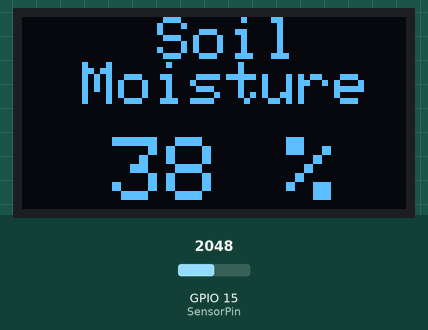
Bench run of a program on a simulated ESP32. Parts: 128×64 one-colour display. The test bench sets the inputs (shaded band); at power-on: GPIO 15 (SensorPin) = 2048. What the program prints to the serial monitor is not drawn.

Above: at 1.7 s.
1.8 s: GPIO 15 (SensorPin) set to 2124
At 4.6 s:
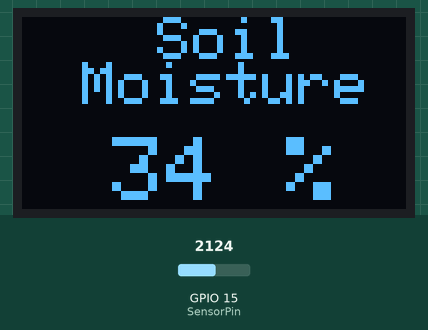
4.8 s: GPIO 15 (SensorPin) set to 2672
At 7.6 s:
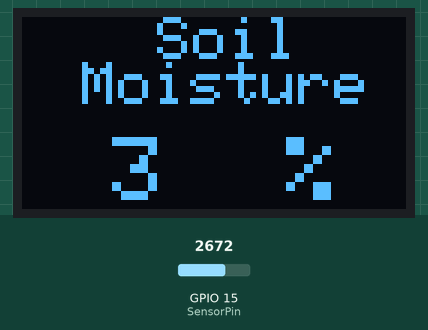
7.8 s: GPIO 15 (SensorPin) set to 2785
At 10.6 s:
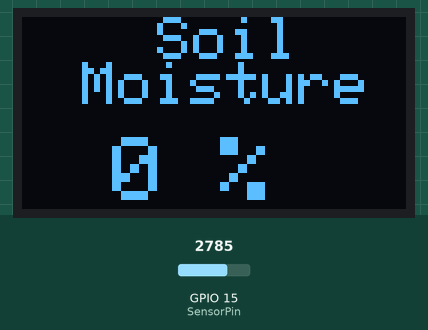
10.8 s: GPIO 15 (SensorPin) set to 491
At 14.1 s:
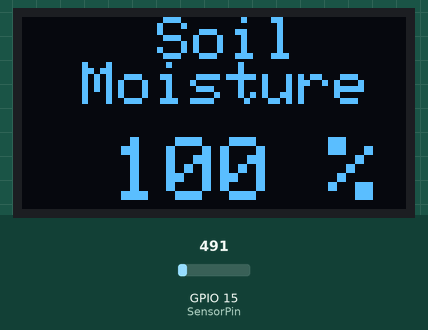
Timing chart, 0 to 14.8 s (numbered marks = the images above; inputs shaded):
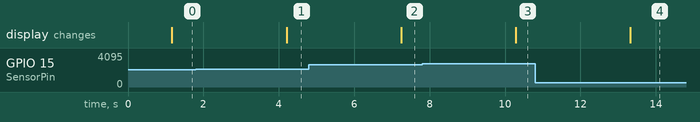

The program:

main.cpp
```cpp
#include <Arduino.h>
#include <Adafruit_SSD1306.h>
#include <splash.h>

#include <Adafruit_SPITFT_Macros.h>
#include <Adafruit_SPITFT.h>
#include <gfxfont.h>
#include <Adafruit_GFX.h>
#include <Adafruit_GrayOLED.h>

#include <SPI.h>
#include <Wire.h>

#define SCREEN_WIDTH 128 // OLED display width, in pixels
#define SCREEN_HEIGHT 64 // OLED display height, in pixels
#define OLED_RESET -1    // Reset pin # (or -1 if sharing Arduino reset pin)
Adafruit_SSD1306 display(SCREEN_WIDTH, SCREEN_HEIGHT, &Wire, OLED_RESET);

const int AirValue = 2700;   // you need to replace this value with Value_1
const int WaterValue = 970; // you need to replace this value with Value_2
const int SensorPin = 15;
int soilMoistureValue = 0;
int soilmoisturepercent = 0;

void Settings()
{
  int setval =0;
  int i;
  for ( i = 1; i <= 200; i++)
  {
    setval = setval + analogRead(SensorPin);
    delay(10);
    Serial.println(i);
  }
  setval = setval / i;
  Serial.print("Setting Val: ");
  Serial.println(setval);
}

void setup()
{
  Serial.begin(115200);                      // open serial port, set the baud rate to 9600 bps
  display.begin(SSD1306_SWITCHCAPVCC, 0x3C); // initialize with the I2C addr 0x3C (128x64)
  display.clearDisplay();
  //Settings();
  delay(100);
}

void loop()
{
  // soilMoistureValue = analogRead(SensorPin); // put Sensor insert into soil
  int value = 0;
  int i;
  for (i = 1; i <= 100; i++)
  {
    value = value + analogRead(SensorPin);
    delay(10);
    // Serial.println(i);
  }
  soilMoistureValue = value / i;
  Serial.print("Reading: ");
  Serial.println(soilMoistureValue);
  soilmoisturepercent = map(soilMoistureValue, AirValue, WaterValue, 0, 100);
  if (soilmoisturepercent > 100)
  {
    Serial.print("Moisture (HIGH): ");
    Serial.println("100 %");

    display.clearDisplay();
    display.setCursor(45, 0); // oled display
    display.setTextSize(2);
    display.setTextColor(WHITE);
    display.println("Soil");
    display.setCursor(20, 15);
    display.setTextSize(2);
    display.setTextColor(WHITE);
    display.println("Moisture");

    display.setCursor(30, 40); // oled display
    display.setTextSize(3);
    display.setTextColor(WHITE);
    display.println("100 %");
    display.display();
  }
  else if (soilmoisturepercent < 0)
  {
    Serial.print("Moisture (LOW): ");
    Serial.println("0 %");

    display.clearDisplay();
    display.setCursor(45, 0); // oled display
    display.setTextSize(2);
    display.setTextColor(WHITE);
    display.println("Soil");
    display.setCursor(20, 15);
    display.setTextSize(2);
    display.setTextColor(WHITE);
    display.println("Moisture");

    display.setCursor(30, 40); // oled display
    display.setTextSize(3);
    display.setTextColor(WHITE);
    display.println("0 %");
    display.display();
  }
  else if (soilmoisturepercent >= 0 && soilmoisturepercent <= 100)
  {
    Serial.print("Moisture: ");
    Serial.print(soilmoisturepercent);
    Serial.println("%");

    display.clearDisplay();
    display.setCursor(45, 0); // oled display
    display.setTextSize(2);
    display.setTextColor(WHITE);
    display.println("Soil");
    display.setCursor(20, 15);
    display.setTextSize(2);
    display.setTextColor(WHITE);
    display.println("Moisture");

    display.setCursor(30, 40); // oled display
    display.setTextSize(3);
    display.setTextColor(WHITE);
    display.println(soilmoisturepercent);
    display.setCursor(70, 40);
    display.setTextSize(3);
    display.println(" %");
    display.display();
  }
  Serial.println();
  delay(2000);
}
```

Measured:
- the behaviour switches between 2063 and 2064 on GPIO 15 (SensorPin) (found by bisection; images 0 and 1)
- after the input at 1.8 s, the display: changes after 2.4 s (image 1)
- after the input at 4.8 s, the display: changes after 2.4 s (image 2)
- after the input at 7.8 s, the display: changes after 2.5 s (image 3)
- after the input at 10.8 s, the display: changes after 2.5 s (image 4)
